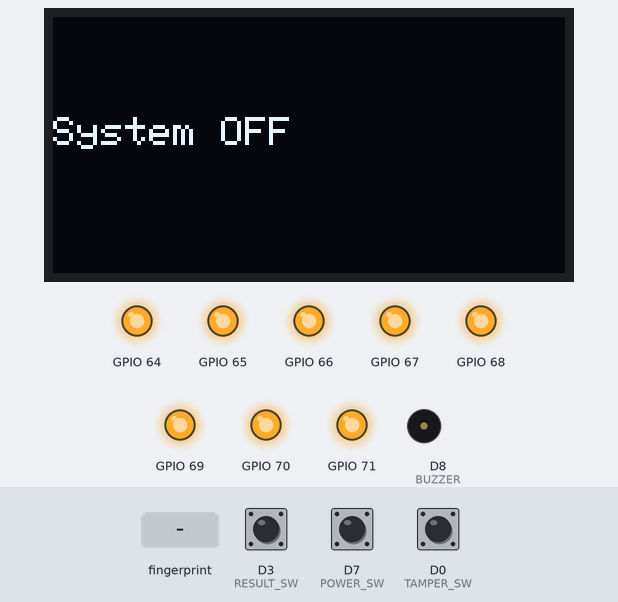
The sketch below on a simulated ESP8266 (NodeMCU). Shown: 128×64 one-colour display, output pins drawn as LEDs (lit = HIGH), buzzer (waves = sounding, pin HIGH). The inputs (shaded band) are chosen by the test bench; at power-on: D0 (TAMPER_SW) HIGH, D7 (POWER_SW) HIGH, D3 (RESULT_SW) HIGH.

Above: at 2.2 s.
2.3 s: D0 (TAMPER_SW) pulled LOW for 0.15 s
At 3.2 s:
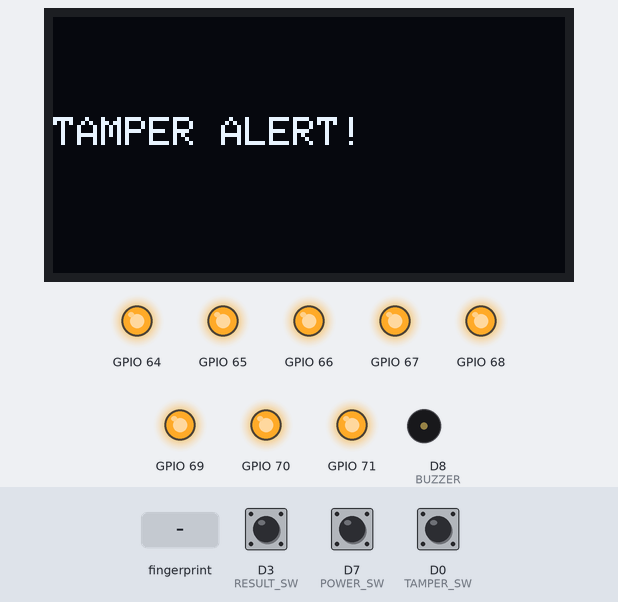
4.0 s: D7 (POWER_SW) pulled LOW for 0.15 s
At 4.8 s:
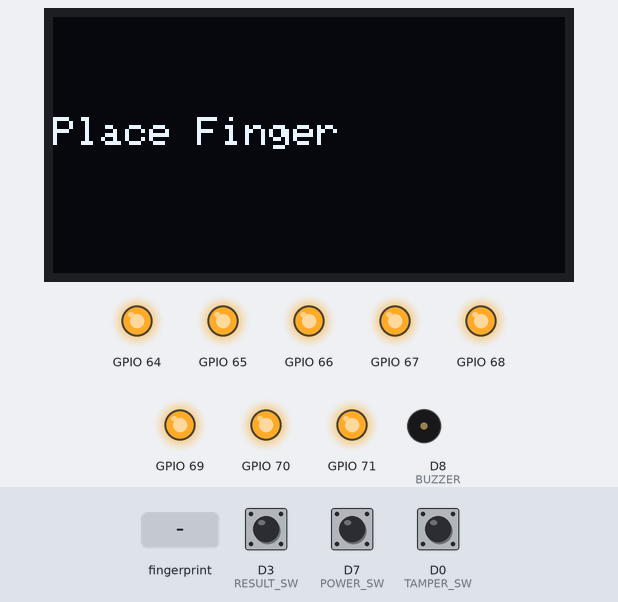
5.7 s: D7 (POWER_SW) pulled LOW for 1 s
At 6.7 s:
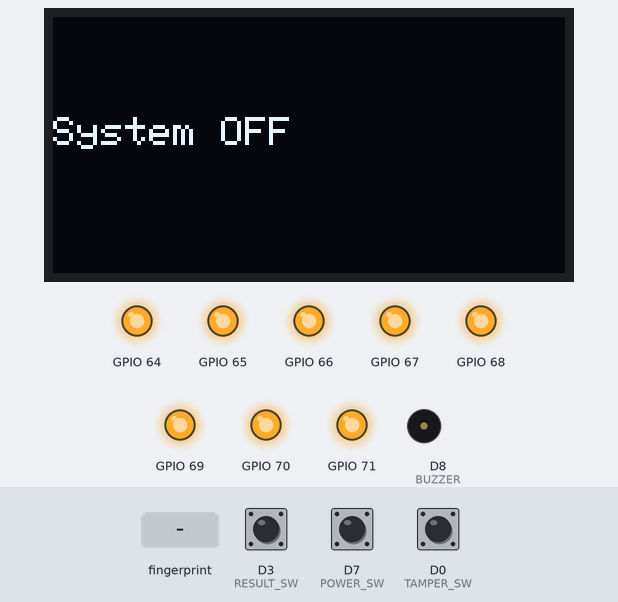
8.2 s: D7 (POWER_SW) pulled LOW for 3.2 s
At 9.3 s:
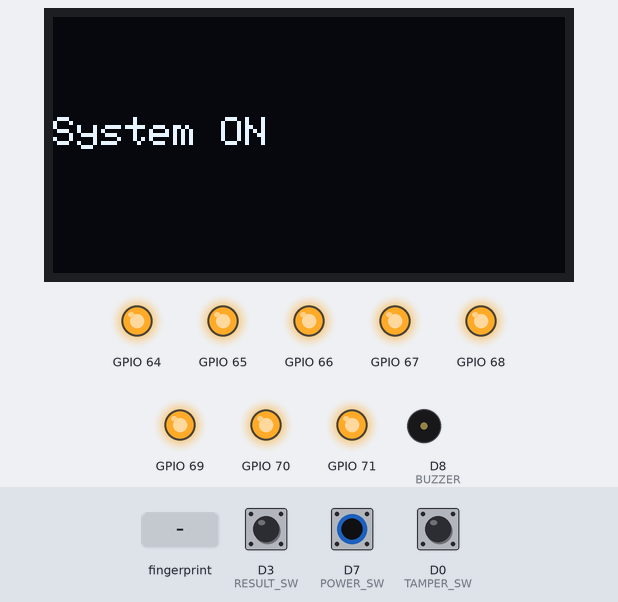
12.9 s: finger stored as number 1 placed on the sensor
At 15.0 s:
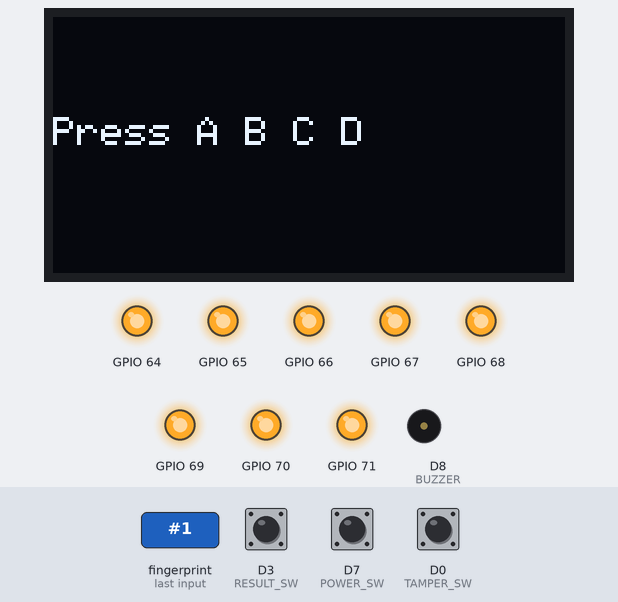
Timing chart, 0 to 16.5 s (numbered marks = the images above; inputs shaded):
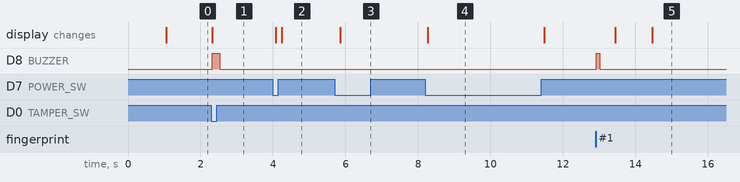

The sketch:

sketch.ino
```cpp
#include <Wire.h>
#include <Adafruit_GFX.h>
#include <Adafruit_SSD1306.h>
#include <SoftwareSerial.h>
#include <Adafruit_Fingerprint.h>
#include <PCF8574.h>

// OLED
#define SCREEN_WIDTH 128
#define SCREEN_HEIGHT 64
Adafruit_SSD1306 display(SCREEN_WIDTH, SCREEN_HEIGHT, &Wire, -1);

// Fingerprint
SoftwareSerial mySerial(D5, D6);
Adafruit_Fingerprint finger = Adafruit_Fingerprint(&mySerial);

// PCF8574
PCF8574 pcf(0x20);

// LEDs
#define LED_A 0
#define LED_B 1
#define LED_C 2
#define LED_D 3

// Buttons (PCF)
#define BTN_A 4
#define BTN_B 5
#define BTN_C 6
#define BTN_D 7

// 🔥 UPDATED SWITCH PINS
#define POWER_SW D7
#define RESULT_SW D3
#define BUZZER D8
#define TAMPER_SW D0

// Voting
int voteA=0, voteB=0, voteC=0, voteD=0;
bool voted[50];

// System state
bool systemON = false;
bool lastPowerState = HIGH;

// ================= SETUP =================
void setup() {
  Serial.begin(115200);
  Wire.begin(D2, D1);

  pinMode(POWER_SW, INPUT_PULLUP);
  pinMode(RESULT_SW, INPUT_PULLUP);
  pinMode(TAMPER_SW, INPUT_PULLUP);
  pinMode(BUZZER, OUTPUT);

  // OLED
  display.begin(SSD1306_SWITCHCAPVCC, 0x3C);
  display.clearDisplay();
  display.setTextSize(1);
  display.setTextColor(WHITE);

  // PCF8574
  pcf.begin();
  for(int i=0;i<8;i++) pcf.write(i,HIGH);

  // Fingerprint
  mySerial.begin(57600);
  finger.begin(57600);

  if (!finger.verifyPassword()) {
    show("Sensor Error");
    while (1);
  }

  show("System OFF");
}

// ================= LOOP =================
void loop() {

  // 🚨 Tamper Detection
  if (digitalRead(TAMPER_SW) == LOW) {
    show("TAMPER ALERT!");
    while (digitalRead(TAMPER_SW) == LOW) {
      digitalWrite(BUZZER, HIGH);
      delay(200);
      digitalWrite(BUZZER, LOW);
      delay(200);
    }
  }

  // 🔘 POWER SWITCH (FIXED STRONG LOGIC)
  bool currentState = digitalRead(POWER_SW);

  if (currentState == LOW && lastPowerState == HIGH) {
    delay(50);
    if (digitalRead(POWER_SW) == LOW) {

      systemON = !systemON;

      if (systemON) show("System ON");
      else show("System OFF");

      while (digitalRead(POWER_SW) == LOW); // wait release
    }
  }
  lastPowerState = currentState;

  if (!systemON) return;

  // 📊 RESULT BUTTON
  if (digitalRead(RESULT_SW) == LOW) {
    delay(50);
    if (digitalRead(RESULT_SW) == LOW) {
      showResult();
      while (digitalRead(RESULT_SW) == LOW);
    }
  }

  // 👆 FINGERPRINT
  int id = getFinger();

  if (id > 0) {

    if (voted[id]) {
      show("Already Voted");
      longBeep();
      delay(2000);
      return;
    }

    voteSystem(id);
  }
}

// ================= FINGERPRINT =================
int getFinger() {
  if (finger.getImage() != FINGERPRINT_OK) {
    show("Place Finger");
    return -1;
  }

  beep(1,100);

  finger.image2Tz();

  if (finger.fingerFastSearch() != FINGERPRINT_OK) {
    show("Not Found");
    beep(3,80);
    delay(1500);
    return -1;
  }

  int id = finger.fingerID;

  display.clearDisplay();
  display.setCursor(0,0);
  display.print("ID: ");
  display.println(id);
  display.display();

  delay(1000);
  return id;
}

// ================= VOTING =================
void voteSystem(int id) {

  show("Press A B C D");

  while (true) {

    if (btn(BTN_A)) { cast(id,'A'); break; }
    if (btn(BTN_B)) { cast(id,'B'); break; }
    if (btn(BTN_C)) { cast(id,'C'); break; }
    if (btn(BTN_D)) { cast(id,'D'); break; }
  }
}

// ================= CAST =================
void cast(int id, char c) {

  voted[id] = true;

  if(c=='A'){ voteA++; pcf.write(LED_A,LOW); show("Voted A"); }
  if(c=='B'){ voteB++; pcf.write(LED_B,LOW); show("Voted B"); }
  if(c=='C'){ voteC++; pcf.write(LED_C,LOW); show("Voted C"); }
  if(c=='D'){ voteD++; pcf.write(LED_D,LOW); show("Voted D"); }

  beep(2,100);

  delay(1000);
  for(int i=0;i<4;i++) pcf.write(i,HIGH);

  delay(1500);
}

// ================= RESULT =================
void showResult() {
  display.clearDisplay();
  display.setCursor(0,0);

  display.println("RESULT:");
  display.print("A: "); display.println(voteA);
  display.print("B: "); display.println(voteB);
  display.print("C: "); display.println(voteC);
  display.print("D: "); display.println(voteD);

  display.display();
}

// ================= BUTTON =================
bool btn(int pin) {
  if (pcf.read(pin)==LOW) {
    delay(50);
    if (pcf.read(pin)==LOW) {
      while(pcf.read(pin)==LOW);
      return true;
    }
  }
  return false;
}

// ================= BUZZER =================
void beep(int t,int d){
  for(int i=0;i<t;i++){
    digitalWrite(BUZZER,HIGH);
    delay(d);
    digitalWrite(BUZZER,LOW);
    delay(d);
  }
}

void longBeep(){
  digitalWrite(BUZZER,HIGH);
  delay(800);
  digitalWrite(BUZZER,LOW);
}

// ================= DISPLAY =================
void show(String msg){
  display.clearDisplay();
  display.setCursor(0,25);
  display.println(msg);
  display.display();
}
```

Measured:
- after the input at 2.3 s, D8 (BUZZER): LOW → HIGH at once, → LOW 0.20 s later; the display: changes at once (image 1)
- after the input at 4.0 s, the display: first changes after 0.08 s (image 2 shows a later state)
- after the input at 5.7 s, the display: changes after 0.15 s (image 3)
- after the input at 8.2 s, the display: changes after 0.08 s (image 4)
- after the input at 12.9 s, D8 (BUZZER): LOW → HIGH at once, → LOW 0.10 s later; the display: first changes after 0.54 s (image 5 shows a later state)
